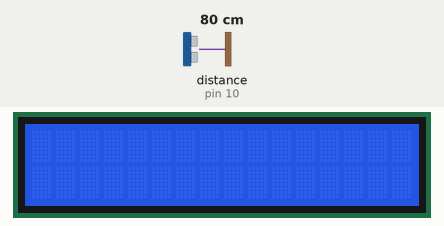
This sketch was run on a simulated Arduino Uno, built with avr-gcc and run on an emulated ATmega328P. On the bench: 16×2 character LCD. Wiring (inferred from the names in the program): ultrasonic range finder: trigger pin 9; echo pin 10. Inputs (shaded band) come from the test bench; at power-on: distance to the obstacle (sensor on pin 10) 80 cm. The echo pulse lasts 58.3 µs per cm; what the sketch prints to the serial monitor is not drawn.

Above: at 0.1 s.
At 2.1 s:
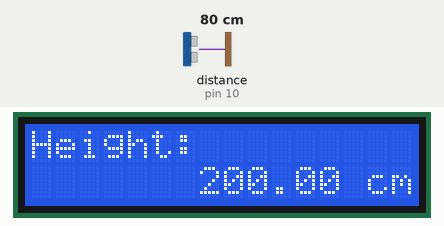

Measured:
- what the display in image 1 shows lasts 0.5 s, from 2.1 s to 2.6 s

The sketch:

Height_measurement.ino
```cpp
#include <LiquidCrystal_I2C.h>
LiquidCrystal_I2C lcd(0x27,16,2);
#define TRIG_PIN 9
#define ECHO_PIN 10

long duration;
float distance, height, sensorHeight = 200.0; // Sensor fixed at 200 cm from ground

void setup() {
  pinMode(TRIG_PIN, OUTPUT);
  pinMode(ECHO_PIN, INPUT);
  lcd.init();
  lcd.backlight();
  Serial.begin(9600);
}

void loop() {
  // Send trigger pulse
  digitalWrite(TRIG_PIN, LOW);
  delayMicroseconds(2);
  digitalWrite(TRIG_PIN, HIGH);
  delayMicroseconds(10);
  digitalWrite(TRIG_PIN, LOW);
  lcd.clear();

  // Read echo time
  duration = pulseIn(ECHO_PIN, HIGH);

  // Convert to distance (cm)
  distance = duration * 0.0343 / 2;

  // Calculate object height (assuming sensor is at 200 cm from ground)
  height = sensorHeight - distance;

  // Show results

  Serial.print("Object Height: ");
  Serial.print(height);
  Serial.println(" cm");
  delay(1000);
  lcd.setCursor(0,0);
  lcd.print("Height: ");
  lcd.setCursor(7,1);
  lcd.print(height);
  lcd.print(" cm");
  delay(500);
}
```
